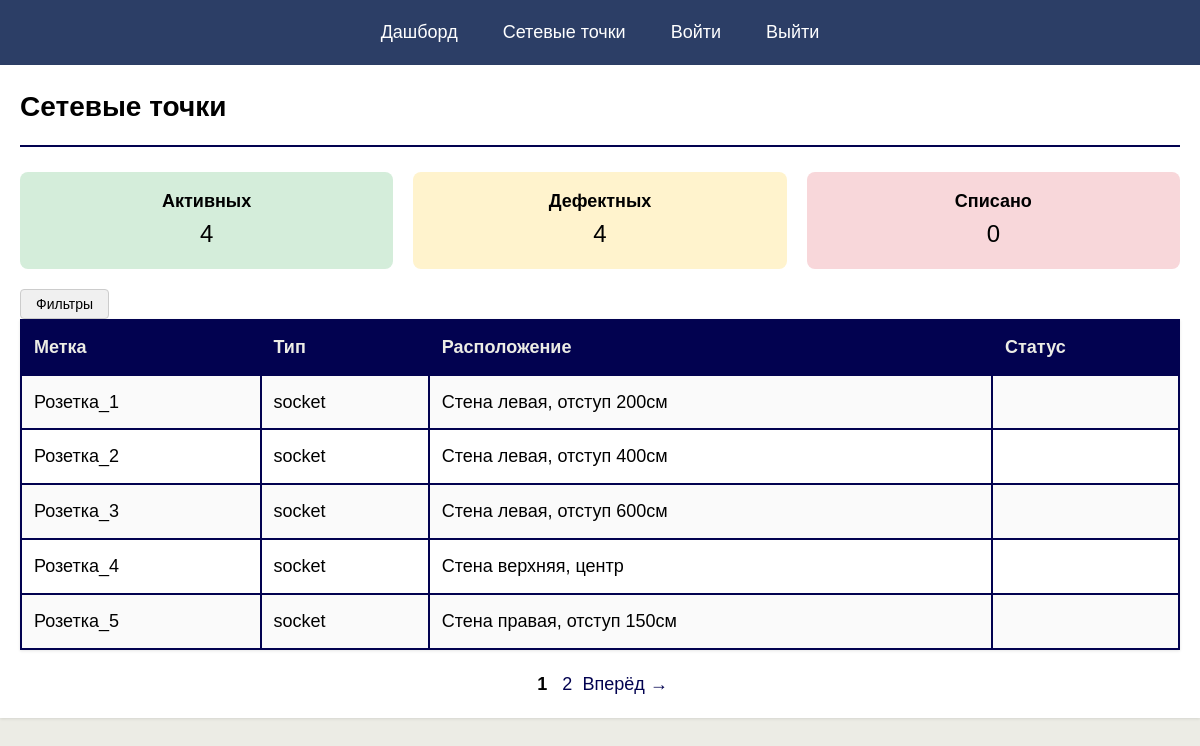
The page /public/inventory/inventory.php on the database as committed earlier.
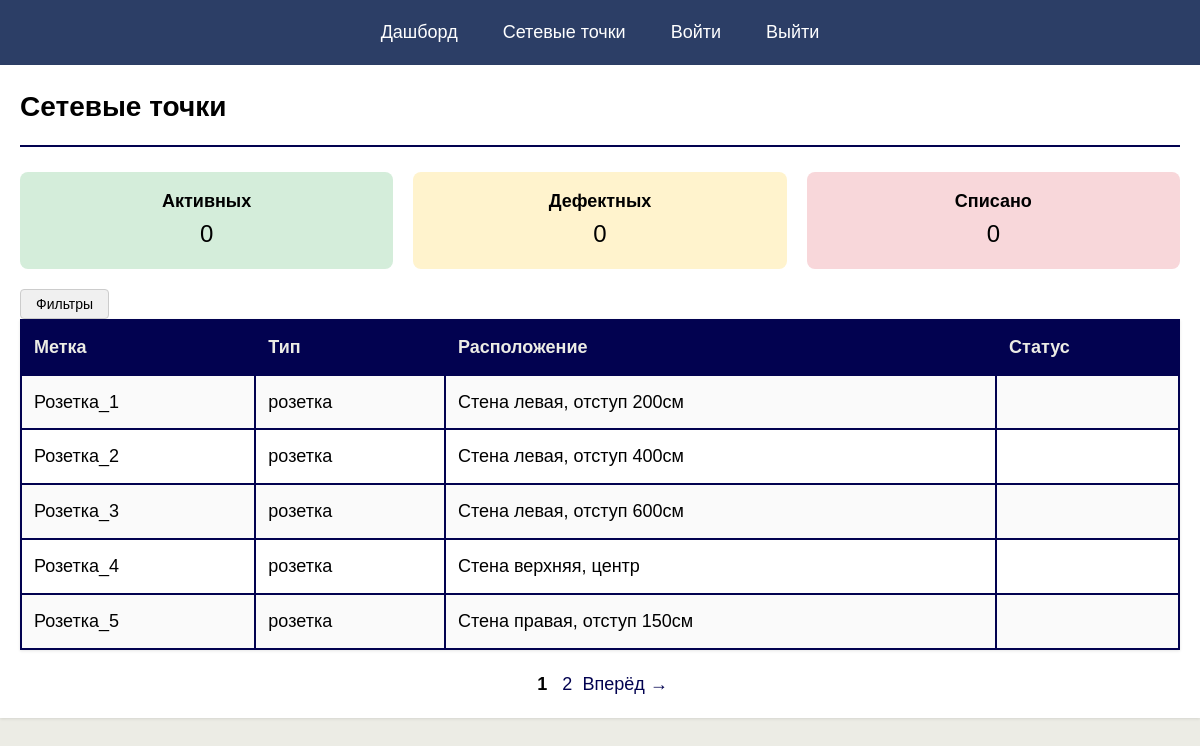
The same page on the database as committed later.
### tables this page shows
CREATE TABLE `network_points` (
                                  `id` int(11) NOT NULL AUTO_INCREMENT,
                                  `label` varchar(20) NOT NULL UNIQUE,
                                  `type` enum('розетка','коммутатор','кабель','патч-корд') NOT NULL,
                                  `location` varchar(100) DEFAULT NULL,
                                  `status` enum('активна','дефект','списана') DEFAULT 'активна',
                                  `last_check` date DEFAULT NULL,
                                  PRIMARY KEY (`id`)
);

### public/inventory/inventory.php (called while the page is built, shortened)
<?php
require_once '../../config/db.php';
require_once '../../controllers/inventory/inventory_controller.php';
include '../../views/inventory/index.php';

### models/inventory/PointModel.php (called while the page is built, shortened)
<?php
function getPointStatusCounts($pdo) {
    $stmt = $pdo->query("
        SELECT status, COUNT(*) as count
        FROM network_points
        GROUP BY status
    ");
    $result = $stmt->fetchAll(PDO::FETCH_ASSOC);
    $counts = [];
    foreach ($result as $row) {
        $counts[$row['status']] = $row['count'];
    }
    return $counts;
}
function countAllPoints($pdo, $status, $type) {
    $sql = "SELECT COUNT(*) FROM network_points WHERE 1=1";
        $params = [];
    $stmt = $pdo->prepare($sql);
    $stmt->execute($params);
    return (int)$stmt->fetchColumn();
}
function getPointsWithPagination($pdo, $limit, $offset, $type, $status) {
    $sql = "
        SELECT * FROM network_points WHERE 1=1
    ";
    $params = [];
    $sql .= " LIMIT :limit OFFSET :offset";
    $stmt = $pdo->prepare($sql);
    $stmt->bindValue(':limit', (int)$limit, PDO::PARAM_INT);
    $stmt->bindValue(':offset', (int)$offset, PDO::PARAM_INT);
    $stmt->execute();
    return $stmt->fetchAll(PDO::FETCH_ASSOC);
}
?>

### controllers/inventory/inventory_controller.php (called while the page is built)
<?php
require_once __DIR__ . '/../../models/inventory/PointModel.php';
require_once __DIR__ . '/../../includes/pagination.php';
$statusCounts = getPointStatusCounts($pdo);
$totalActive = $statusCounts['active'] ?? 0;
$totalDefect = $statusCounts['defect'] ?? 0;
$totalDecommissioned = $statusCounts['decommissioned'] ?? 0;
$limit = 5;
$page = isset($_GET['page']) ? (int)$_GET['page'] : 1;
$type = $_GET['type'] ?? '';
$status = $_GET['status'] ?? '';
    $total = countAllPoints($pdo, $status, $type);
    $pagination = getPaginationInfo($total, $limit, $page);
    $points = getPointsWithPagination($pdo, $pagination['limit'], $pagination['offset'], $type, $status);
    $currentPage = $pagination['current_page'];
    $totalPages = $pagination['total_pages'];
?>

### includes/pagination.php (called while the page is built, shortened)
<?php
function getPaginationInfo($total, $limit = 5, $page = 1) {
    $totalPages = ceil($total / $limit);
    return [
        'current_page' => $page,
        'total_pages' => $totalPages,
        'total' => $total,
        'limit' => $limit,
        'offset' => ($page - 1) * $limit
    ];
}
?>

### views/inventory/index.php (the view, shortened to what this page needs)
<?php include __DIR__ . '/../../views/layouts/header.php'; ?>
    <h1>Сетевые точки</h1>
<?php include __DIR__ . '/summary.php'; ?>
<?php include __DIR__ . '/filter.php'; ?>
<?php if (empty($points)): ?>
    <p>Нет точек.</p>
<?php else: ?>
    <table border="1" cellpadding="10" width="100%" style="border-collapse: collapse;">
        <tr style="background: #f0f0f0;">
            <th>Метка</th>
            <th>Тип</th>
            <th>Расположение</th>
            <th>Статус</th>
        </tr>
        <?php foreach ($points as $point): ?>
            <tr>
                <td><?= htmlspecialchars($point['label']) ?></td>
                <td><?= htmlspecialchars($point['type']) ?></td>
                <td><?= htmlspecialchars($point['location'] ?? '—') ?></td>
                <td><?= htmlspecialchars($point['status']) ?></td>
            </tr>
        <?php endforeach; ?>
    </table>
<?php endif; ?>
<?php if ($totalPages > 1): ?>
    <div style="margin-top: 20px; text-align: center;">
        <?php for ($i = 1; $i <= $totalPages; $i++): ?>
                <?php
                $params = $_GET;
                $params['page'] = $i;
                $linkPage = "?" . http_build_query($params); ?>
            <?php if ($i == $currentPage): ?>
                <strong style="margin: 0 5px;"><?= $i ?></strong>
            <?php else: ?>
                <a href="<?= $linkPage?>" style="margin: 0 5px;"><?= $i ?></a>
            <?php endif; ?>
        <?php endfor; ?>
        <?php if ($currentPage < $totalPages): ?>
                <?php
                $params = $_GET;
                $params['page'] = $currentPage + 1;
                $linkNext = "?" . http_build_query($params); ?>
            <a href="<?= $linkNext ?>">Вперёд →</a>
        <?php endif; ?>
    </div>
<?php endif; ?>

### views/inventory/summary.php
<div style="display: flex; gap: 20px; margin-bottom: 20px;">
    <div style="flex: 1; background: #d4edda; padding: 15px; text-align: center; border-radius: 8px;">
        <strong>Активных</strong><br>
        <span style="font-size: 24px;"><?= $totalActive ?? 0 ?></span>
    </div>
    <div style="flex: 1; background: #fff3cd; padding: 15px; text-align: center; border-radius: 8px;">
        <strong>Дефектных</strong><br>
        <span style="font-size: 24px;"><?= $totalDefect ?? 0 ?></span>
    </div>
    <div style="flex: 1; background: #f8d7da; padding: 15px; text-align: center; border-radius: 8px;">
        <strong>Списано</strong><br>
        <span style="font-size: 24px;"><?= $totalDecommissioned ?? 0 ?></span>
    </div>
</div>

Rows that differ between the two databases and show on the page:
changed network_points "Розетка_1": type "socket" → "розетка"
changed network_points "Розетка_2": type "socket" → "розетка"
changed network_points "Розетка_3": type "socket" → "розетка"
changed network_points "Розетка_4": type "socket" → "розетка"
changed network_points "Розетка_5": type "socket" → "розетка"
Other text that changed with them:
$totalActive: "4" → "0"
$totalDefect: "4" → "0"
